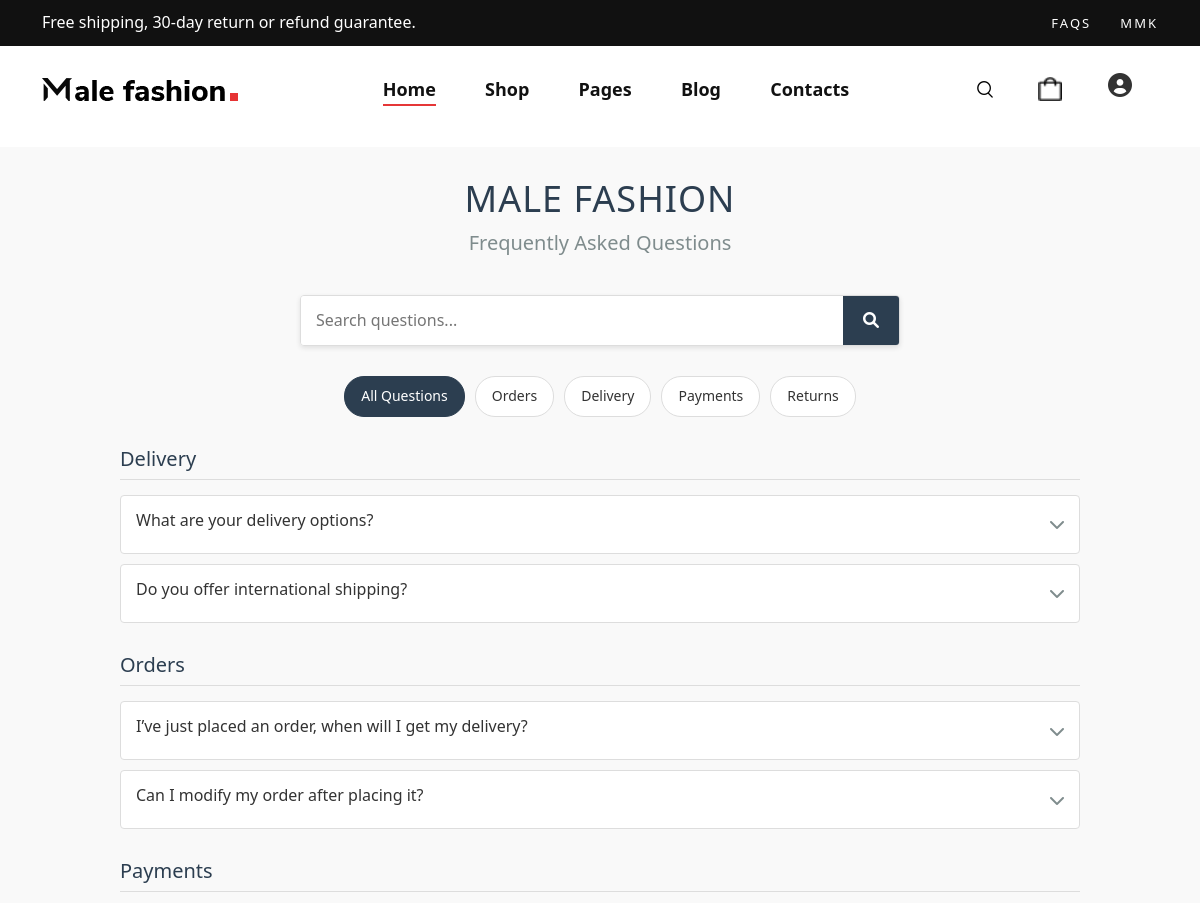
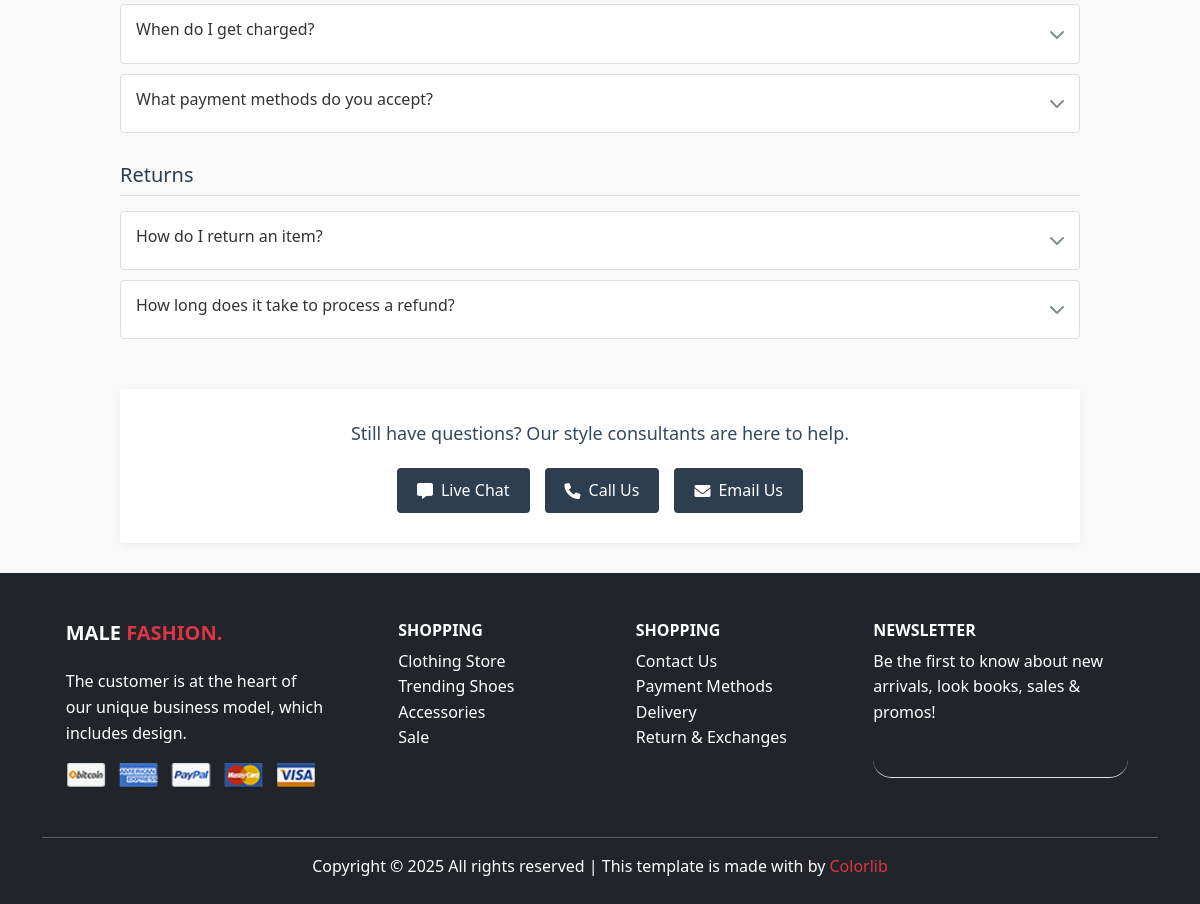
The app's page /faqs.php with its own data (2 pictures, top to bottom).
### tables this page shows
CREATE TABLE faqs (
    id INT AUTO_INCREMENT PRIMARY KEY,
    category VARCHAR(50) NOT NULL,
    question VARCHAR(255) NOT NULL,
    answer TEXT NOT NULL
);

### faqs.php (the view, shortened to what this page needs)
<?php
$host = 'localhost';
$dbname = 'fashion_db';
$username = 'root';
$password = '';
try {
    $db = new PDO("mysql:host=$host;dbname=$dbname", $username, $password);
    $db->setAttribute(PDO::ATTR_ERRMODE, PDO::ERRMODE_EXCEPTION);
    $db->exec("CREATE TABLE IF NOT EXISTS faqs (
        id INT AUTO_INCREMENT PRIMARY KEY,
        category VARCHAR(50) NOT NULL,
        question VARCHAR(255) NOT NULL,
        answer TEXT NOT NULL
    )");
    $stmt = $db->query("SELECT * FROM faqs ORDER BY category, id");
    $faqs = $stmt->fetchAll(PDO::FETCH_ASSOC);
    $categories = [];
    foreach ($faqs as $faq) {
        $categories[$faq['category']][] = $faq;
    }
} catch (PDOException $e) {
    die("<div style='padding:20px;background:#ffebee;border:1px solid #f44336;border-radius:5px;'>
        <h2 style='color:#d32f2f;'>Database Connection Error</h2>
        <p><strong>Error:</strong> {$e->getMessage()}</p>
        <h3>Troubleshooting:</h3>
        <ol>
            <li>Make sure MySQL server is running</li>
            <li>Verify username/password in the code</li>
            <li>Check if database '{$dbname}' exists</li>
            <li>Try using '127.0.0.1' instead of 'localhost'</li>
        </ol>
        </div>");
}
?>
<?php if (file_exists('includes/navbar.php')) include 'includes/navbar.php'; ?>
<!DOCTYPE html>
<html lang="en">
<head>
    <link rel="stylesheet" href="https://cdnjs.cloudflare.com/ajax/libs/font-awesome/6.0.0/css/all.min.css">
    <link rel="stylesheet" href="assets/css/faq.css">
</head>
<body>
    <div class="faq-container">
        <header class="faq-header">
            <h1>Male Fashion</h1>
            <h2>Frequently Asked Questions</h2>
        </header>
        <div class="faq-search">
            <input type="text" placeholder="Search questions..." class="search-input">
            <button class="search-btn"><i class="fas fa-search"></i></button>
        </div>
        <div class="faq-categories">
            <div class="category active" data-category="all">All Questions</div>
            <div class="category" data-category="orders">Orders</div>
            <div class="category" data-category="delivery">Delivery</div>
            <div class="category" data-category="payments">Payments</div>
            <div class="category" data-category="returns">Returns</div>
        </div>
        <div class="faq-items">
            <?php foreach ($categories as $category => $items): ?>
            <div class="faq-section" data-category="<?= strtolower($category) ?>">
                <h3><?= htmlspecialchars(ucfirst($category)) ?></h3>
                <?php foreach ($items as $item): ?>
                <div class="faq-item">
                    <div class="faq-question">
                        <h4><?= htmlspecialchars($item['question']) ?></h4>
                        <i class="fas fa-chevron-down"></i>
                    </div>
                </div>
                <?php endforeach; ?>
            </div>
            <?php endforeach; ?>
        </div>
        <div class="support-section">
            <p>Still have questions? Our style consultants are here to help.</p>
            <div class="support-options">
                <a href="#" class="support-option"><i class="fas fa-comment-alt"></i> Live Chat</a>
                <a href="#" class="support-option"><i class="fas fa-phone"></i> Call Us</a>
                <a href="#" class="support-option"><i class="fas fa-envelope"></i> Email Us</a>
            </div>
        </div>
    </div>
</body>
</html>
<?php if (file_exists('includes/footer.php')) include 'includes/footer.php'; ?>

### includes/navbar.php (shortened to what this page needs)
<!DOCTYPE html>
<html lang="en">
<head>
    <link href="https://cdn.jsdelivr.net/npm/bootstrap@5.3.0/dist/css/bootstrap.min.css" rel="stylesheet">
    <link rel="stylesheet" href="https://cdnjs.cloudflare.com/ajax/libs/font-awesome/5.15.4/css/all.min.css">
    <link rel="stylesheet" href="/assets/css/style.css">
    <link rel="stylesheet" href="/assets/css/search.css">
</head>
<body>
    <header class="header">
        <div class="header__top">
            <div class="container">
                <div class="row">
                    <div class="col-lg-6 col-md-7">
                        <div class="header__top__left">
                            <p>Free shipping, 30-day return or refund guarantee.</p>
                        </div>
                    </div>
                    <div class="col-lg-6 col-md-5">
                        <div class="header__top__right">
                            <div class="header__top__links">
                                <a href="/faqs.php">FAQs</a>
                            </div>
                            <div class="header__top__hover">
                                <span>MMK </span>
                            </div>
                        </div>
                    </div>
                </div>
            </div>
        </div>
        <div class="container">
            <div class="row">
                <div class="col-lg-3 col-md-3">
                    <div class="header__logo">
                        <a href="/index.php"><img src="/assets/logo.png" alt="Fashion Store Logo"></a>
                    </div>
                </div>
                <div class="col-lg-6 col-md-6">
                    <nav class="header__menu mobile-menu">
                        <ul>
                            <li class="active"><a href="/index.php">Home</a></li>
                            <li><a href="/shop.php">Shop</a></li>
                            <li>
                                <a href="#">Pages</a>
                            </li>
                            <li><a href="/blog.php">Blog</a></li>
                            <li><a href="/contact.php">Contacts</a></li>
                        </ul>
                    </nav>
                </div>
                <div class="col-lg-3 col-md-3">
                    <div class="header__nav__option">
                        <a href="/search.php" class="search-switch">
                            <img src="/assets/icon/search.png" alt="Search">
                        </a>
                        <a href="/cart.php" class="cart-icon" id="cartIcon">
                            <img src="/assets/icon/cart.png" alt="Cart">
                        </a>
                        <div class="dropdown d-inline-block ms-3">
                            <a class="dropdown-toggle d-flex align-items-center nav-link p-0" href="#"
                                id="profileDropdown" role="button" data-bs-toggle="dropdown" aria-expanded="false">
                                <?php if (isset($_SESSION['username'])): ?>
                                <img src="/assets/user-avatar.png" alt="User Avatar" class="profile-avatar-img">
                                <?php else: ?>
                                <i class="fas fa-user-circle fa-lg"></i>
                                <?php endif; ?>
                            </a>
                        </div>
                    </div>
                </div>
            </div>
        </div>
    </header>
</body>
</html>

### includes/footer.php (shortened to what this page needs)
<footer class="bg-dark text-white pt-5 pb-4">
    <div class="container text-md-left">
        <div class="row">
            <div class="col-md-3 col-lg-3 col-xl-3 mx-auto mb-4">
                <h5 class="fw-bold text-uppercase mb-4">
                    <span class="text-white">Male</span> <span class="text-danger">fashion.</span>
                </h5>
                <p>
                    The customer is at the heart of our unique business model, which includes design.
                </p>
                <a href="#">
                    <div class="mt-3">
                        <img src="../assets/payment.png" width="250">
                    </div>
                </a>
            </div>
            <div class="col-md-2 col-lg-2 col-xl-2 mx-auto mb-4">
                <h6 class="text-uppercase fw-bold">Shopping</h6>
                <ul class="list-unstyled">
                    <li><a href="#" class="text-white text-decoration-none">Clothing Store</a></li>
                    <li><a href="#" class="text-white text-decoration-none">Trending Shoes</a></li>
                    <li><a href="#" class="text-white text-decoration-none">Accessories</a></li>
                    <li><a href="#" class="text-white text-decoration-none">Sale</a></li>
                </ul>
            </div>
            <div class="col-md-3 col-lg-2 col-xl-2 mx-auto mb-4">
                <h6 class="text-uppercase fw-bold">Shopping</h6>
                <ul class="list-unstyled">
                    <li><a href="contact.php" class="text-white text-decoration-none">Contact Us</a></li>
                    <li><a href="#" class="text-white text-decoration-none">Payment Methods</a></li>
                    <li><a href="#" class="text-white text-decoration-none">Delivery</a></li>
                    <li><a href="#" class="text-white text-decoration-none">Return & Exchanges</a></li>
                </ul>
            </div>
            <div class="col-md-4 col-lg-3 col-xl-3 mx-auto mb-md-0 mb-4">
                <h6 class="text-uppercase fw-bold">Newsletter</h6>
                <p>Be the first to know about new arrivals, look books, sales & promos!</p>
                <form action="#" method="post" class="position-relative">
                    <input type="email" class="form-control bg-dark text-white border-0 border-bottom"
                        placeholder="Your email" required>
                    <button type="submit" class="position-absolute end-0 top-0 mt-1 me-1 btn btn-sm btn-dark">
                    </button>
                </form>
            </div>
        </div>
        <hr class="bg-secondary mt-4" />
        <div class="text-center text-white">
            <p class="mb-0">Copyright © <?= date("Y") ?> All rights reserved | This template is made with  by <a href="https://colorlib.com"
                    class="text-danger text-decoration-none">Colorlib</a></p>
        </div>
    </div>
</footer>

### assets/css/style.css (style rules this page uses)
.header__nav__option .fa-user-circle { font-size: 24px; color: #333; cursor: pointer; }
body { font-family: 'Segoe UI', Tahoma, Geneva, Verdana, sans-serif; background-color: #fdfdfd; color: #333; margin: 0; padding: 0; }
form input[type="email"] { border-radius: 20px; }
footer { background-color: #222; color: #ddd; padding: 40px 0; }
footer a { color: #ddd; text-decoration: none; }
footer input::placeholder { color: #bbb; }
.header { background: #ffffff; }
.header__top { background: #111111; padding: 10px 0; }
.header__top__left p { color: #ffffff; margin-bottom: 0; }
.header__top__right { text-align: right; }
.header__top__links { display: inline-block; margin-right: 25px; }
.header__top__links a { color: #ffffff; font-size: 13px; text-transform: uppercase; letter-spacing: 2px; margin-right: 28px; display: inline-block; text-decoration: none; }
.header__top__links a:last-child { margin-right: 0; }
.header__top__hover { display: inline-block; position: relative; }
.header__top__hover span { color: #ffffff; font-size: 13px; text-transform: uppercase; letter-spacing: 2px; display: inline-block; cursor: pointer; }
.header__logo { padding: 30px 0; }
.header__logo a { display: inline-block; }
.header__menu { text-align: center; padding: 26px 0 25px; }
.header__menu ul li { list-style: none; display: inline-block; margin-right: 45px; position: relative; }
.header__menu ul li.active a:after { -webkit-transform: scale(1); -ms-transform: scale(1); transform: scale(1); }
.header__menu ul li:last-child { margin-right: 0; }
.header__menu ul li a { font-size: 18px; color: #111111; display: block; font-weight: 600; position: relative; padding: 3px 0; text-decoration: none; }
.header__menu ul li a:after { position: absolute; left: 0; bottom: 0; width: 100%; height: 2px; background: #e53637; content: ""; -webkit-transition: all, 0.5s; -o-transition: all, 0.5s; transition: all, 0.5s; -webkit-transform: scale(0); -ms-transform: scale(0); transform: scale(0); }
.header__nav__option { text-align: right; padding: 30px 0; }
.header__nav__option a { display: inline-block; margin-right: 26px; position: relative; }
.nav-link.dropdown-toggle::after { display: none; }

### includes/navbar.php (style rules this page uses)
.dropdown-toggle::after { display: none; }
.cart-icon { position: relative; display: inline-block; margin-left: 15px; }
.cart-icon img { width: 24px; height: 24px; transition: transform 0.3s ease; }
.position-relative { position: relative; display: inline-block; }
.header__nav__option { position: relative; z-index: 1000; }

### records on screen
faqs: question "What are your delivery options?"
faqs: question "Do you offer international shipping?"
faqs: question "I’ve just placed an order, when will I get my delivery?"
faqs: question "Can I modify my order after placing it?"
faqs: question "When do I get charged?"
faqs: question "What payment methods do you accept?"
faqs: question "How do I return an item?"
faqs: question "How long does it take to process a refund?"

### other values on screen
$category "Delivery"
$category "Orders"
$category "Payments"
$category "Returns"
